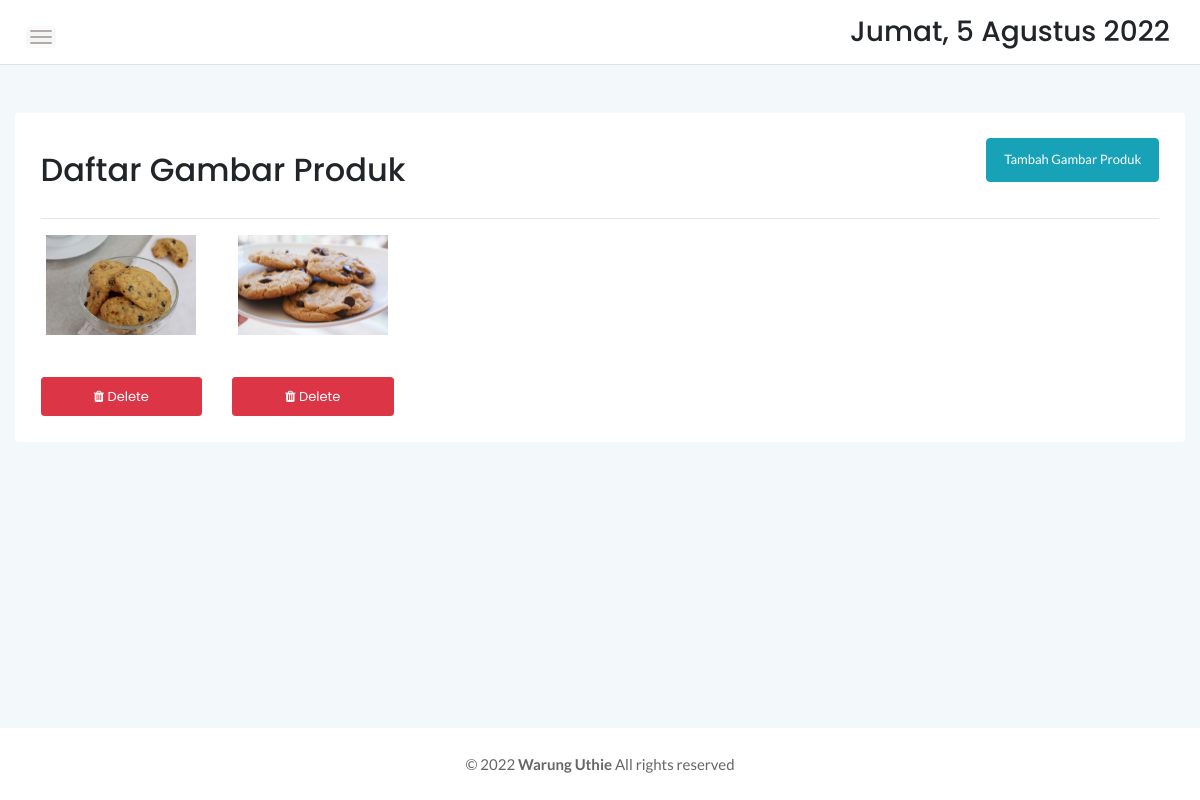
The app's page /admin/gambar.php?idproduk=1 (signed in) with its own data.
### tables this page shows
CREATE TABLE `gambar` (
  `idgambar` int(11) NOT NULL,
  `produk` int(11) NOT NULL,
  `gambar` varchar(100) NOT NULL
);

CREATE TABLE `config` (
  `id_config` int(11) NOT NULL,
  `nama` varchar(254) NOT NULL,
  `alamat` text NOT NULL,
  `email` varchar(100) NOT NULL,
  `nohp` varchar(20) NOT NULL,
  `tagline` varchar(254) NOT NULL,
  `ongkir` int(11) NOT NULL
);

### dbconnect.php (called while the page is built, shortened)
<?php
$conn = mysqli_connect("localhost","root","","tokosaw");
$sqlweb = mysqli_query($conn,"SELECT * FROM config ");
$web 	= mysqli_fetch_assoc($sqlweb);
?>

### admin/gambar.php (the view, shortened to what this page needs)
<?php
	include '../dbconnect.php';
	$idproduk = $_GET['idproduk'];
	?>
<!doctype html>
<html class="no-js" lang="en">
<head>
    <?php include 'include/header.php';?>
            <div class="main-content-inner">
                <div class="row mt-5 mb-5">
                    <div class="col-12">
                        <div class="card">
                            <div class="card-body">
                                <div class="d-sm-flex justify-content-between align-items-center">
									<h2>Daftar Gambar Produk</h2>
									<button style="margin-bottom:20px" data-toggle="modal" data-target="#myModal" class="btn btn-info ">Tambah Gambar Produk</button>
                                </div>
                                <hr>
                                <div class="row">
                                	<?php
									$brgs=mysqli_query($conn,"SELECT * from gambar WHERE produk = '$idproduk' order by idgambar ASC");
									while($p=mysqli_fetch_array($brgs)){?>
                                	<div class="col-md-2">
                                		<center><img src="../images/produk/<?php echo $p['gambar'] ?>" style="max-width: 150px; max-height: 100px;"></center>
                                		<br><br>
                                		<a onclick="return confirm('apakah anda yakin ingin menghapus gambar ini?')" href="gambar.php?delete&&id=<?=$p['idgambar']?>&idproduk=<?=$idproduk?>" class="btn btn-danger btn-sm btn-block"><span class="fa fa-trash"></span> Delete</a>
                                	</div>
                                	<?php  } ?>
                                </div>
								 </div>
                            </div>
                        </div>
                    </div>
                </div>
            </div>
             <?php include 'include/footer.php';?>
        </div>
</body>
</html>

### admin/include/footer.php
<footer>
    <div class="footer-area">
        <p>© <?=date('Y')?> <b><?=$web['nama']?></b> All rights reserved</p>
    </div>
</footer>

### admin/assets/css/styles.css (style rules this page uses)
.card { border: none; border-radius: 4px; background-color: #fff; -webkit-transition: all 0.3s ease 0s; transition: all 0.3s ease 0s; }
.card-body { padding: 25.6px; padding: 1.6rem; }
.main-content-inner { padding: 0 30px 50px; }
.footer-area { text-align: center; padding: 23px 0 19px; background: #fff; }
.footer-area p { color: #676666; margin-bottom: 0; }
.btn { padding: 11px 17px; font-size: 13px; letter-spacing: 0; }
.btn-sm { padding: 9px 14px; }

### admin/assets/css/responsive.css (style rules this page uses)
@media (min-width: 1200px) and (max-width: 1364px) { .main-content-inner { padding: 0 15px 50px; } }

### records on screen
gambar: gambar (picture)
gambar: gambar (picture)
config: nama "Warung Uthie"
